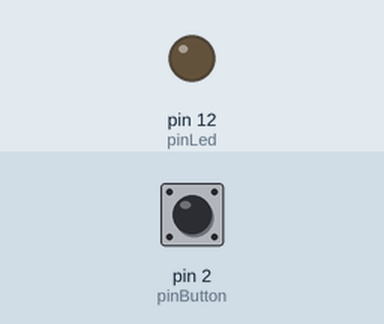
Bench run of a sketch on a simulated Arduino Uno, built with avr-gcc and run on an emulated ATmega328P. On the bench: output pins drawn as LEDs (lit = HIGH). The test bench sets the inputs (shaded band); at power-on: pin 2 (pinButton) LOW.

Above: at 1.2 s.
1.3 s: pin 2 (pinButton) pulled HIGH for 0.15 s
At 1.37 s:
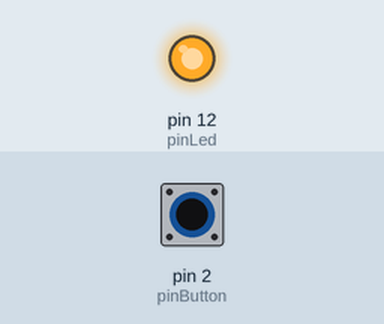
2.9 s: pin 2 (pinButton) pulled HIGH for 3.2 s
At 7.4 s:
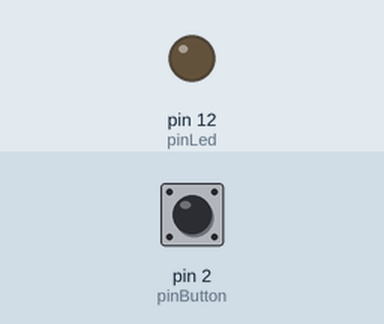
Timing chart, 0 to 8.9 s (numbered marks = the images above; inputs shaded):
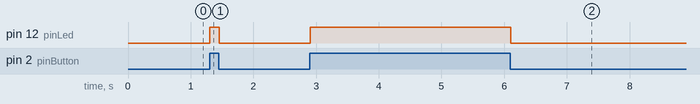

Measured:
- after the input at 1.3 s, pin 12 (pinLed): LOW → HIGH at once, → LOW 0.15 s later
- after the input at 2.9 s, pin 12 (pinLed): LOW → HIGH at once, → LOW 3.2 s later

The sketch:

arduino_watchdog_simple.ino
```cpp
/*
* Demonstration of the use of a button
* This version uses polling
* Added: simple hardware watchdog
*/

#include <avr/wdt.h>   // library for watchdog
#include <avr/io.h>

const int pinLed = 12;    // digital pin for LED
const int pinButton = 2;  // digital pin for button

void setup()
{
  // Optional: Check if last reset was caused by watchdog
  if (MCUSR & (1 << WDRF)) {
    MCUSR = 0;  // clear reset flags

    // Blink LED quickly to indicate watchdog reset
    pinMode(pinLed, OUTPUT);
    for (int i = 0; i < 3; i++) {
      digitalWrite(pinLed, HIGH);
      delay(200);
      digitalWrite(pinLed, LOW);
      delay(200);
    }
  }

  // Enable watchdog with 2 second timeout
  wdt_enable(WDTO_2S);

  // LED pin is output
  pinMode(pinLed, OUTPUT);

  // Button pin is input
  pinMode(pinButton, INPUT);
}

/*
* Main loop
* If the program hangs and does not reset the watchdog
* within 2 seconds, the Arduino will automatically reboot.
*/
void loop()
{
  // Reset ("kick") the watchdog
  wdt_reset();

  // Read button state
  int iButtonState = digitalRead(pinButton);

  // Control LED
  if (iButtonState)
      digitalWrite(pinLed, HIGH);
  else
      digitalWrite(pinLed, LOW);

  // Small delay for stability
  delay(10);

  // -----
  // If you uncomment the next line,
  // the watchdog will reset the board:
  // while(1);   // simulate software crash
}
```
